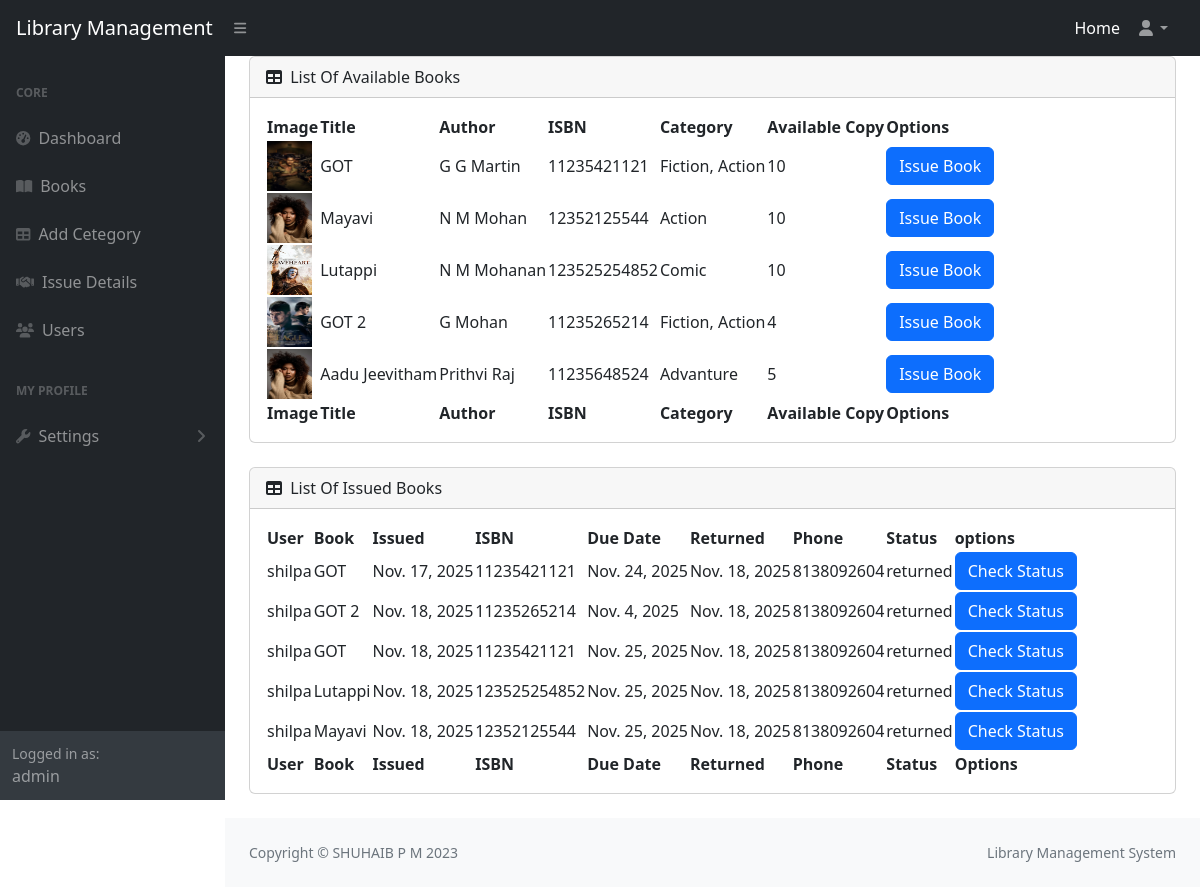
/issue/ (signed in), run on an earlier commit of the app's database.
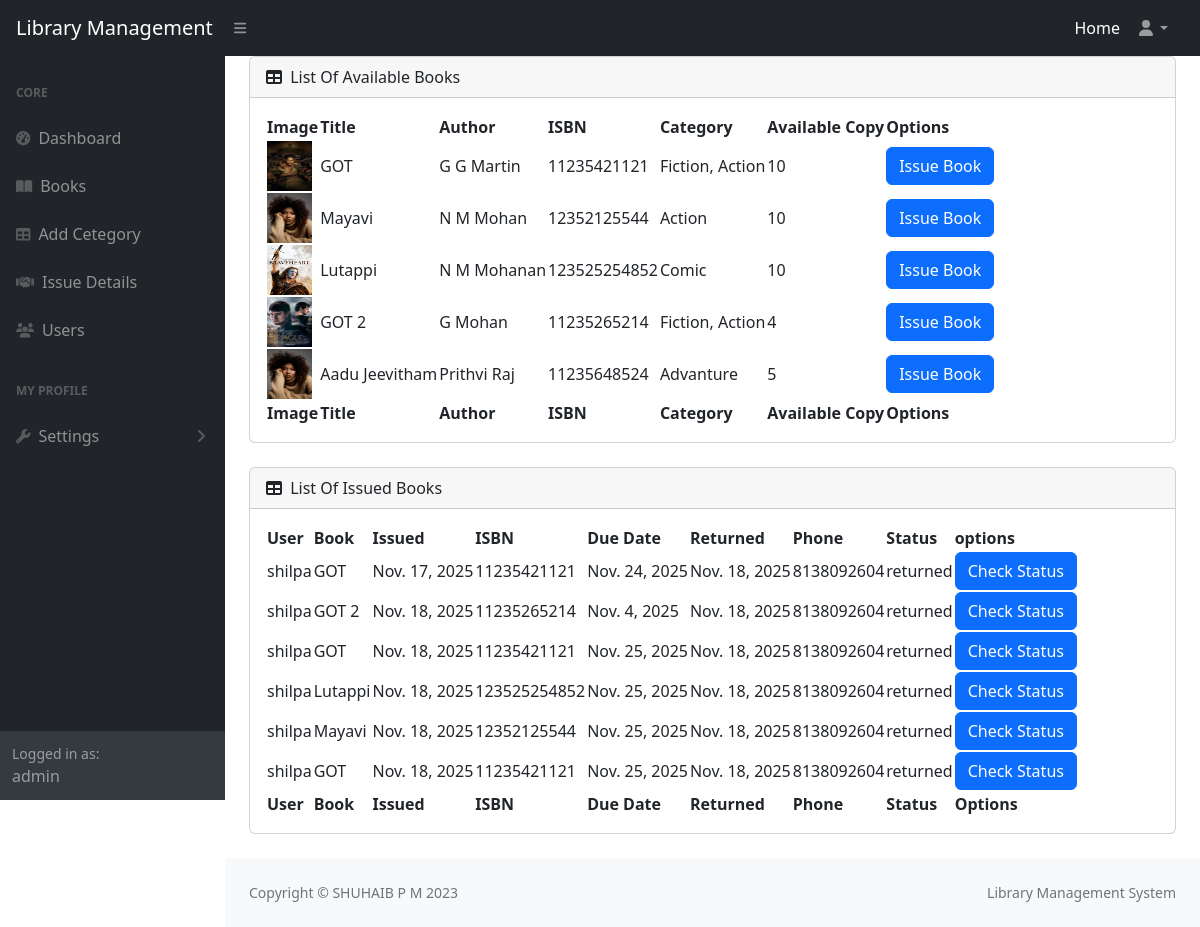
And on a later commit of the database.
### libraryApp/models.py (models this page shows, shortened)
class Book(models.Model):
    user=models.ForeignKey(User,on_delete=models.CASCADE,related_name="bookUser")
    title=models.CharField(max_length=100)
    author=models.CharField(max_length=20)
    isbn=models.IntegerField()
    image=models.ImageField(upload_to="books",default="books/default.jpeg",null=True,blank=True)
    category=models.ManyToManyField(Category,related_name="bookCategory")
    total_copy=models.IntegerField()
    avl_copy=models.IntegerField()
    added_on=models.DateField(auto_now_add=True)
    def __str__(self):
        return self.title

class Category(models.Model):
    category=models.CharField(max_length=20,unique=True)

class Issue(models.Model):
    STATUS = (
        ('issued', 'Issued'),
        ('returned', 'Returned'),
        ('overdue', 'Overdue'),
    )
    user = models.ForeignKey(User, on_delete=models.CASCADE, related_name="issued_by")
    book = models.ForeignKey(Book, on_delete=models.CASCADE, related_name="issued_book")
    issue_date = models.DateField(auto_now_add=True)
    due_date = models.DateField()
    returned_date = models.DateField(null=True, blank=True)
    fine = models.IntegerField(default=0)
    status = models.CharField(max_length=10, choices=STATUS, default="issued")

class User(AbstractUser):
    email=models.EmailField(unique=True)
    option = (
        ('user','user'),
        ('staff','staff')
    )
    phone=models.CharField(max_length=15)
    role=models.CharField(max_length=100,choices=option,default="user")
    profile=models.ImageField(upload_to="profile",default="profile/default.jpeg",null=True,blank=True)
    otp=models.CharField(max_length=20)
    is_verified=models.BooleanField(default=False)

### libraryApp/views.py (the view)
# urls.py: path("issue/",views.IssueBookView.as_view(),name="issue"),
@method_decorator(login_required,name="dispatch")
class IssueBookView(View):
    def get(self, request):
        books=Book.objects.filter(avl_copy__gt = 0)
        issued=Issue.objects.all()
        return render(request,"issuebook.html",{"books":books,"issued":issued})

### libraryApp/authentication.py (called while the page is built)
def login_required(fn):
    def wrapper(request, *args, **kwargs):
        if request.user.is_authenticated and request.user.role != "user" :
            return fn(request, *args, **kwargs)
        else:
            messages.warning(request,"You Must Login First")
            return redirect("login")
    return wrapper

### libraryApp/context_processor.py (called while the page is built)
def library_status(request):
    total_books = Book.objects.count()
    total_copies = Book.objects.aggregate(total=models.Sum("total_copy"))["total"] or 0
    avl_books = Book.objects.aggregate(total=models.Sum("avl_copy"))["total"] or 0
    issued_books=Issue.objects.filter(status="issued").count()
    overdue_books=Issue.objects.filter(status="overdue").count()
    return {
        "total_books": total_books,
        "total_copies": total_copies,
        "avl_books": avl_books,
        "issued_books": issued_books,
        "overdue_books": overdue_books,
    }

### libraryApp/templates/issuebook.html (shortened to what the changed rows need)
{% extends 'dashboard.html' %}
{% block main %}
                <div class="container-fluid px-4">
                    <div id="section-table" class="card mb-4">
                        <div class="card-body">
                            <table id="datatablesSimple" class="datatable">
                                <thead>
                                    <tr>
                                        <th>Image</th>
                                        <th>Title</th>
                                        <th>Author</th>
                                        <th>ISBN</th>
                                        <th>Category</th>
                                        <th>Available Copy</th>
                                        <th>Options</th>
                                    </tr>
                                </thead>
                                <tfoot>
                                    <tr>
                                        <th>Image</th>
                                        <th>Title</th>
                                        <th>Author</th>
                                        <th>ISBN</th>
                                        <th>Category</th>
                                        <th>Available Copy</th>
                                        <th>Options</th>
                                    </tr>
                                </tfoot>
                                <tbody>
                                    {% for book in books %}
                                    <tr>
                                        <td>
                                            <img src="{{book.image.url}}"  height="50px" width="45px" alt="img">
                                        </td>
                                        <td>{{book.title}}</td>
                                        <td>{{book.author}}</td>
                                        <td>{{book.isbn}}</td>
                                        <td>
                                            {% for cat in book.category.all %}
                                                {{ cat.category }}{% if not forloop.last %}, {% endif %}
                                            {% endfor %}
                                        </td>
                                        <td>{{book.avl_copy}}</td>
                                        <td>
                                            <a href="{% url 'issueuser' book.id %}" class="btn btn-primary">Issue Book</a>
                                        </td>
                                    </tr>
                                    {% endfor %}
                                </tbody>
                            </table>
                        </div>
                    </div>
                    <div id="section-issue" class="card mb-4">
                        <div class="card-body">
                            <table id="datatablesSimple1" class="datatable">
                                <thead>
                                    <tr>
                                        <th>User</th>
                                        <th>Book</th>
                                        <th>Issued</th>
                                        <th>ISBN</th>
                                        <th>Due Date</th>
                                        <th>Returned</th>
                                        <th>Phone</th>
                                        <th>Status</th>
                                        <th>options</th>
                                    </tr>
                                </thead>
                                <tfoot>
                                    <tr>
                                        <th>User</th>
                                        <th>Book</th>
                                        <th>Issued</th>
                                        <th>ISBN</th>
                                        <th>Due Date</th>
                                        <th>Returned</th>
                                        <th>Phone</th>
                                        <th>Status</th>
                                        <th>Options</th>
                                    </tr>
                                </tfoot>
                                <tbody>
                                    {% for issue in issued %}
                                    <tr>
                                        <td>{{issue.user}}</td>
                                        <td>{{issue.book}}</td>
                                        <td>{{issue.issue_date}}</td>
                                        <td>{{issue.book.isbn}}</td>
                                        <td>{{issue.due_date}}</td>
                                        <td>{{issue.returned_date}}</td>
                                        <td>{{issue.user.phone}}</td>
                                        <td>{{issue.status}}</td>
                                        <td>
                                            <a href="{% url 'return' issue.id %}" class="btn btn-primary">Check Status</a>
                                        </td>
                                    </tr>
                                    {% endfor %}
                                </tbody>
                            </table>
                        </div>
                    </div>
                </div>
{% endblock %}

What changed in the data, as far as the page shows it:
added Issue: user "shilpa", book "GOT", issue_date "Nov. 18, 2025", book.isbn "11235421121", due_date "Nov. 25, 2025", returned_date "Nov. 18, 2025", user.phone "8138092604", status "returned"
